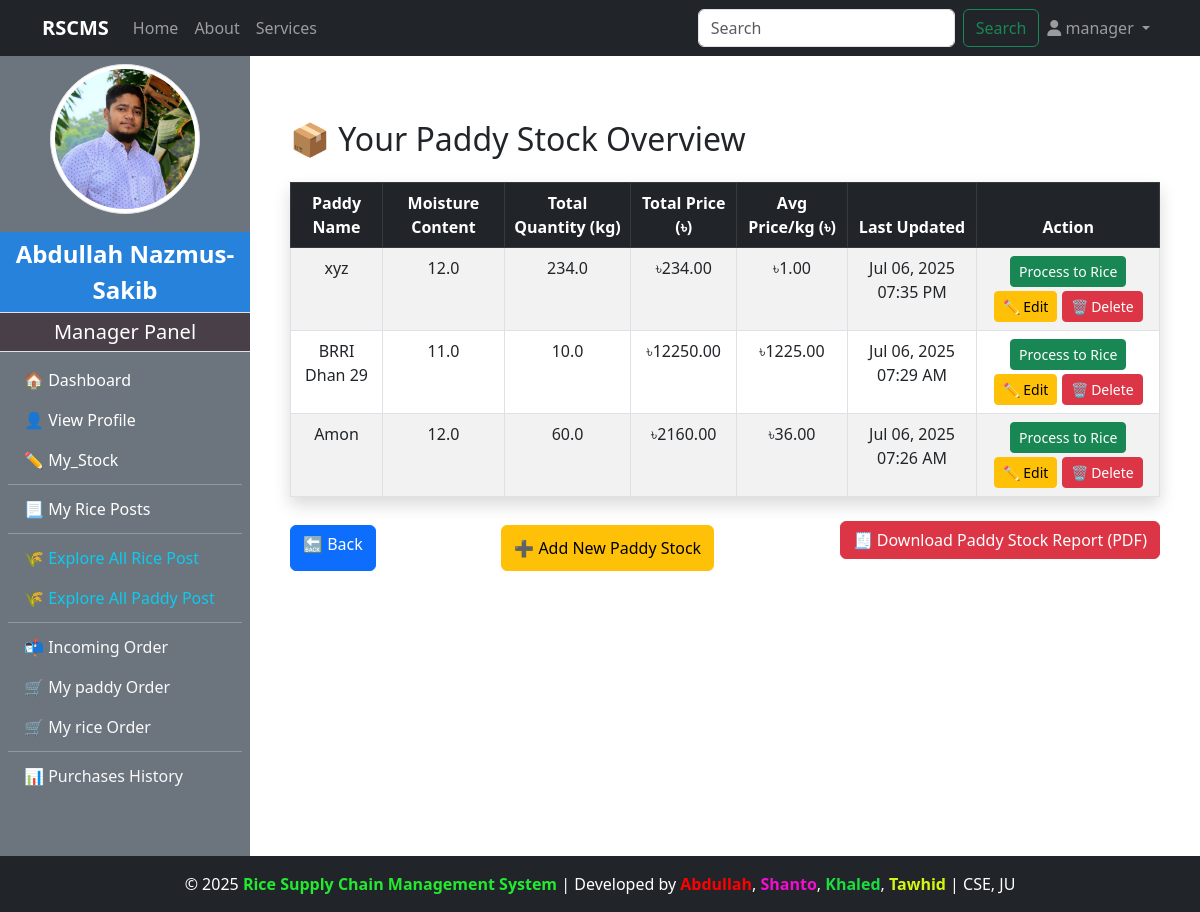
/manager/paddy_stock_report/ (signed in), run on an earlier commit of the app's database.
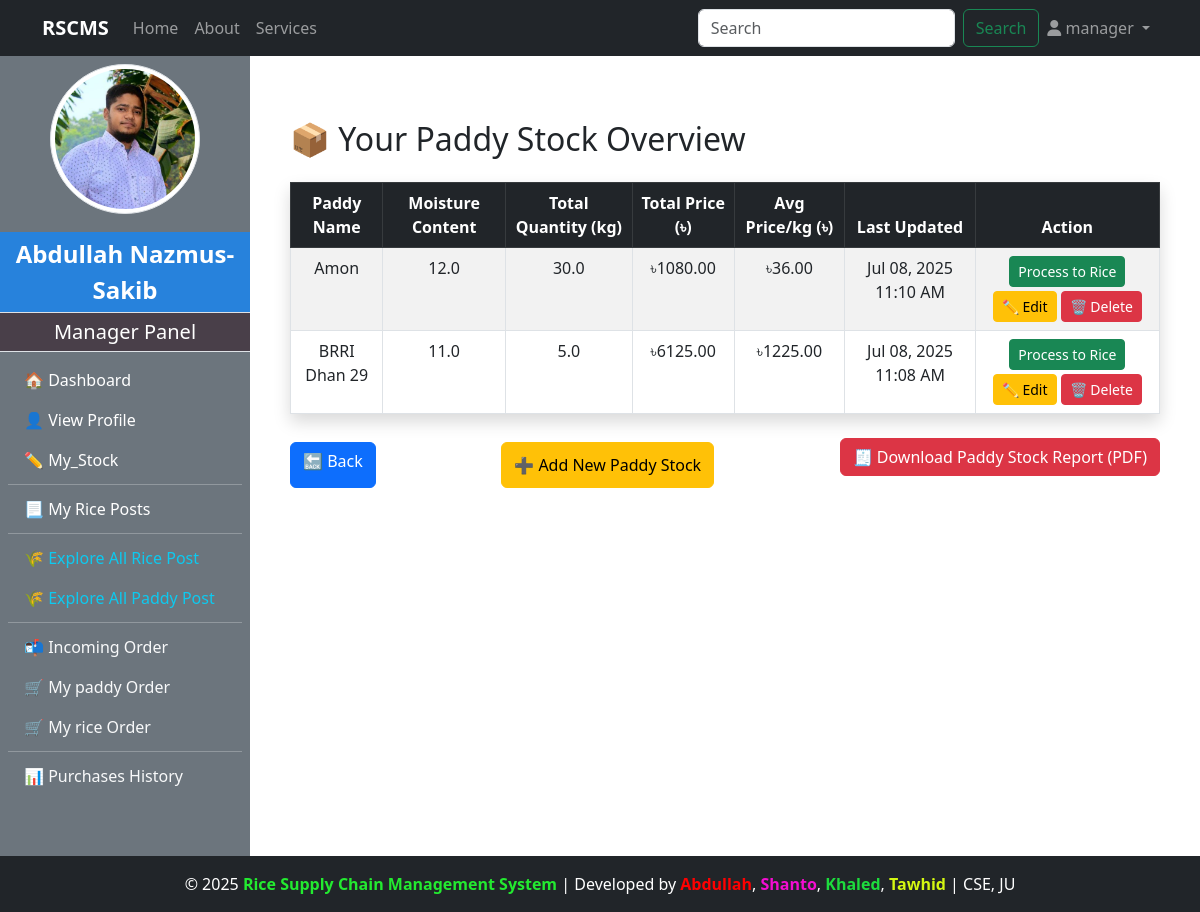
And on a later commit of the database.
### manager/models.py (models this page shows, shortened)
class PaddyStockOfManager(models.Model):
    manager = models.ForeignKey(
        CustomUser,on_delete=models.CASCADE,
        limit_choices_to={"role":"manager"},
        related_name="paddy_stock"
        )
    paddy_name = models.CharField(max_length=100)
    moisture_content = models.DecimalField(max_digits=4, decimal_places=1, help_text="Moisture content (%)",null=True,blank=True)
    rice_type = models.CharField(max_length=100,blank=True,null=True)
    total_quantity = models.FloatField(help_text="In kg")
    total_price = models.DecimalField(max_digits=10,decimal_places=2)
    average_price_per_kg = models.DecimalField(max_digits=6,decimal_places=2)
    description = models.TextField(blank=True,null=True)
    is_active = models.BooleanField(default=True)
    created_at = models.DateTimeField(auto_now_add=True)
    updated_at = models.DateTimeField(auto_now=True)
    class Meta:
        verbose_name = "Manager's Paddy Stock"
        verbose_name_plural = "Manager's Paddy Stocks"

### manager/views.py (the view)
# urls.py: path('paddy_stock_report/', views.paddy_stock_report, name='paddy_stock_report'),
@login_required
@user_passes_test(lambda u: u.role == "manager")
def paddy_stock_report(request):
    paddy_stocks = PaddyStockOfManager.objects.filter(manager=request.user).order_by('-updated_at')
    context = {
        'paddy_stocks':paddy_stocks,
    }
    return render(request,"manager/stock/paddy_stock_report.html",context)

### admin_panel/context_processors.py (called while the page is built)
def admin_profile(request):
    if request.user.is_authenticated:
        try:
            admin = AdminProfile.objects.get(user=request.user)
            return {'admin': admin}
        except AdminProfile.DoesNotExist:
            return {}
    return {}

### customer/context_processors.py (called while the page is built)
def customer_profile(request):
    if request.user.is_authenticated:
        try:
            customer = CustomerProfile.objects.get(user=request.user)
            return {'customer': customer}
        except CustomerProfile.DoesNotExist:
            return {}
    return {}

### manager/context_processors.py (called while the page is built)
def manager_profile(request):
    if request.user.is_authenticated:
        try:
            manager = ManagerProfile.objects.get(user=request.user)
            return {'manager': manager}
        except ManagerProfile.DoesNotExist:
            return {}
    return {}

### manager/templates/manager/stock/paddy_stock_report.html (shortened to what this page needs)
{% extends "base.html" %}
{% load static %}
{% block content %}
<div class="container mt-5">
    <h2 class="mb-4">📦 Your Paddy Stock Overview</h2>
    {% if paddy_stocks %}
        <table class="table table-bordered table-hover table-striped shadow">
            <thead class="table-dark text-center">
                <tr>
                    <th>Paddy Name</th>
                    <th>Moisture Content</th>
                    <th>Total Quantity (kg)</th>
                    <th>Total Price (৳)</th>
                    <th>Avg Price/kg (৳)</th>
                    <th>Last Updated</th>
                    <th>Action</th>
                </tr>
            </thead>
            <tbody class="text-center">
                {% for stock in paddy_stocks %}
                <tr>
                    <td>{{ stock.paddy_name }}</td>
                    <td>{{ stock.moisture_content }}</td>
                    <td>{{ stock.total_quantity }}</td>
                    <td>৳{{ stock.total_price }}</td>
                    <td>৳{{ stock.average_price_per_kg }}</td>
                    <td>{{ stock.updated_at|date:"M d, Y h:i A" }}</td>
                    <td>
                        <button class="btn btn-success btn-sm" data-bs-toggle="modal" data-bs-target="#processModal{{ stock.id }}">
                            Process to Rice
                        </button>
                        <button class="btn btn-warning btn-sm mt-1" data-bs-toggle="modal" data-bs-target="#editModal{{ stock.id }}">✏️ Edit</button>
                        <button class="btn btn-danger btn-sm mt-1" data-bs-toggle="modal" data-bs-target="#deleteModal{{ stock.id }}">🗑️ Delete</button>
                    </td>
                </tr>
                {% endfor %}
            </tbody>
        </table>
    {% else %}
        <div class="alert alert-warning">You do not have any paddy stock yet.</div>
    {% endif %}
    <div class="mt-4 d-flex justify-content-between">
        <a href="{% url 'manager_stock_management' %}" class="btn btn-primary my-1">🔙 Back</a>
        <button class="btn btn-warning my-1" data-bs-toggle="modal" data-bs-target="#addPaddyModal">
            ➕ Add New Paddy Stock
        </button>
        <form action="{% url 'download_paddy_stock_report' %}" method="get" class="mb-3">
            <button type="submit" class="btn btn-danger">
                🧾 Download Paddy Stock Report (PDF)
            </button>
        </form>
    </div>
</div>
{% endblock %}

What changed in the data, as far as the page shows it:
removed PaddyStockOfManager: paddy_name "xyz", moisture_content "12.0", total_quantity "234.0", total_price "234.00", average_price_per_kg "1.00", updated_at "Jul 06, 2025 07:35 PM"
changed PaddyStockOfManager "Amon": total_quantity "60.0" → "30.0"; total_price "2160.00" → "1080.00"; updated_at "Jul 06, 2025 07:26 AM" → "Jul 08, 2025 11:10 AM"; moves up the list
changed PaddyStockOfManager "BRRI Dhan 29": total_quantity "10.0" → "5.0"; total_price "12250.00" → "6125.00"; updated_at "Jul 06, 2025 07:29 AM" → "Jul 08, 2025 11:08 AM"
